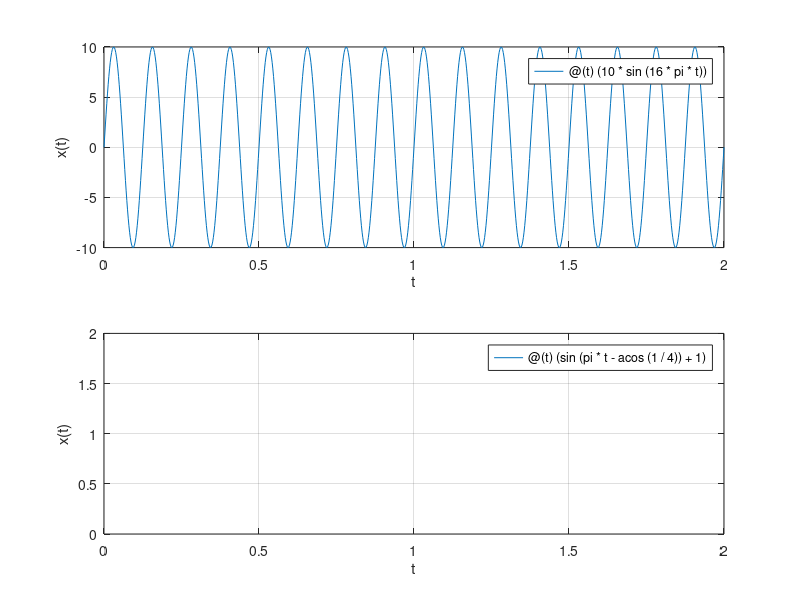

Recreate this plot in MATLAB.
subplot(2,1,1)
x=@(t)(10*sin(16*pi*t));
fplot(x, [0, 2]); grid;
xlabel('t'); ylabel('x(t)')

subplot(2,1,2)
t= -2:0.01:3;
x=@(t)(sin(pi*t-acos(1/4))+1);
fplot(x, [0, 2]); grid;
xlabel('t'); ylabel('x(t)')